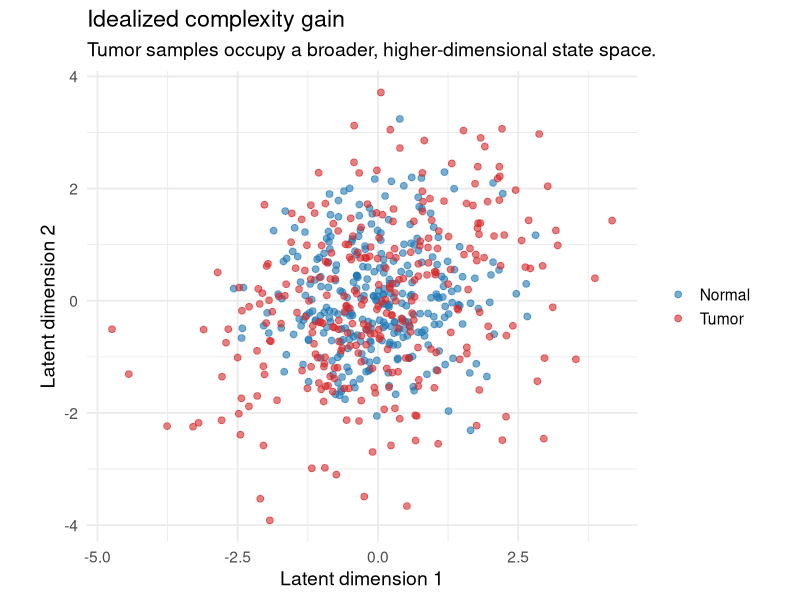
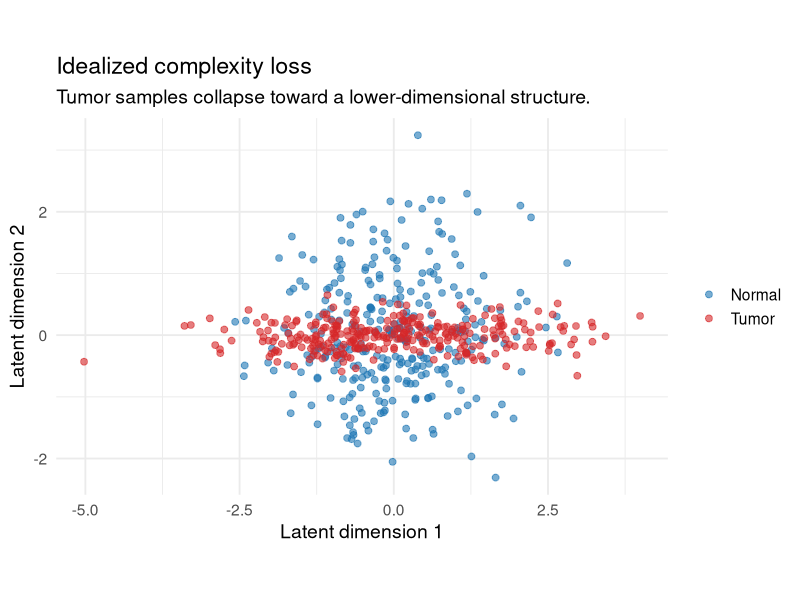
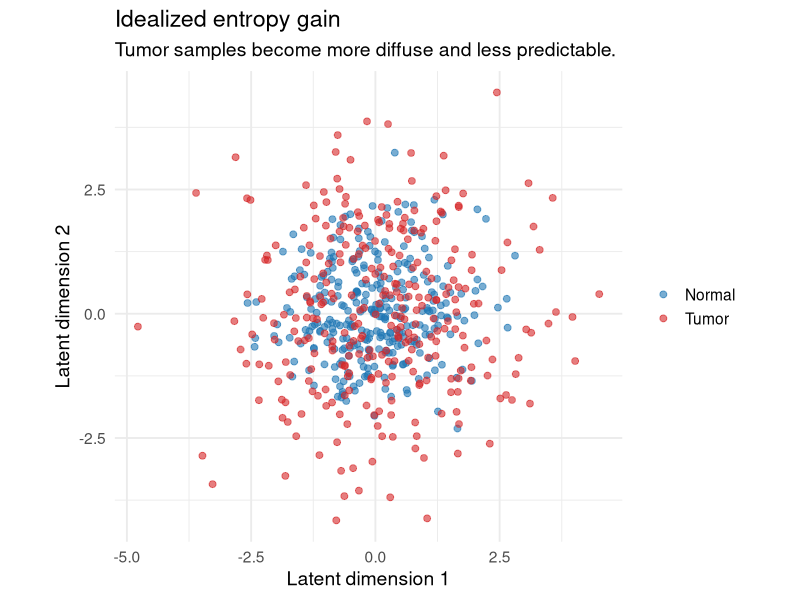
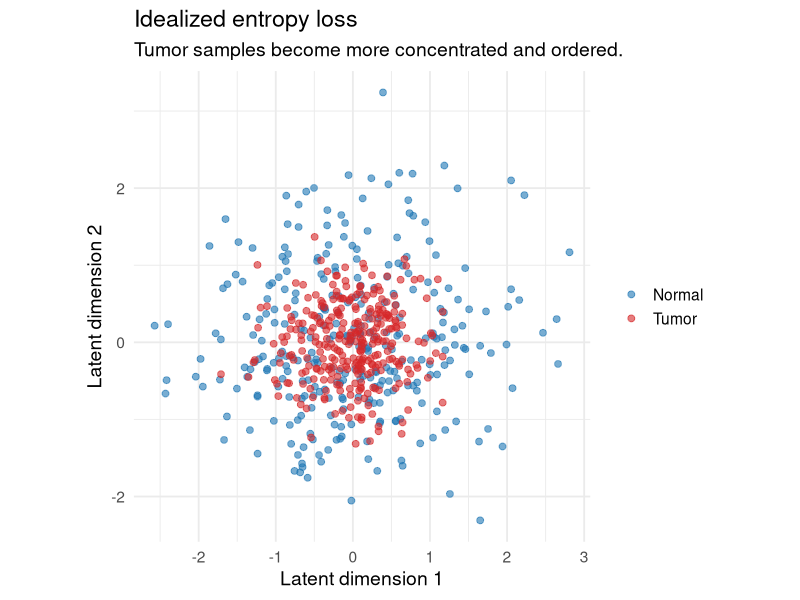
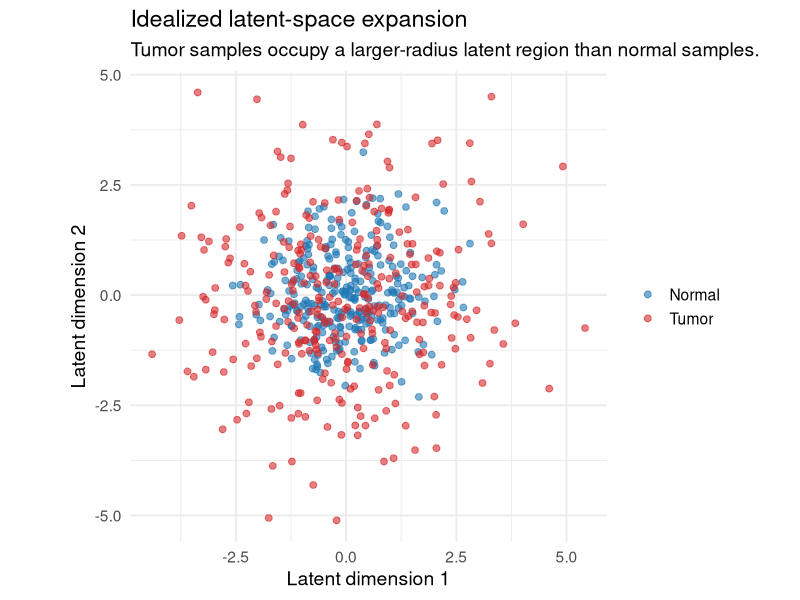
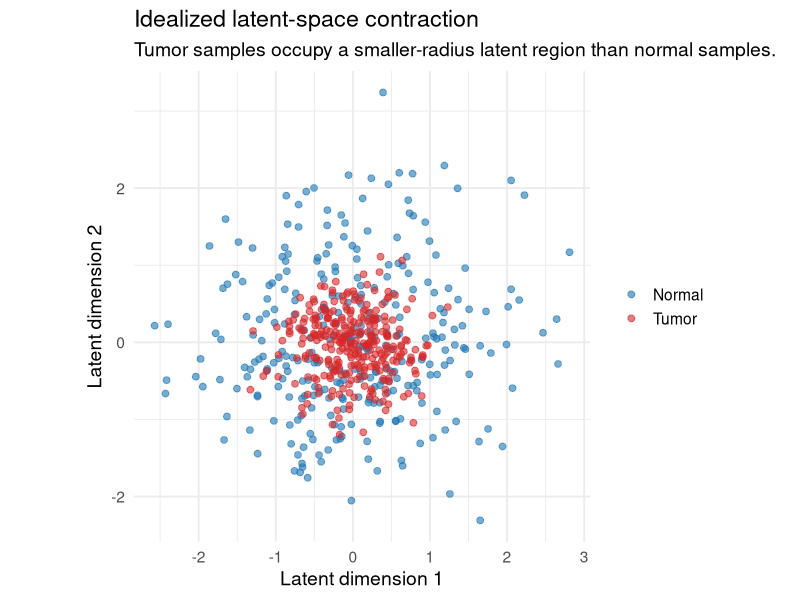

R code for these plots, in order:
# ------------------------------------------------------------------------------
# File: make_idealized_complexity_entropy_plots.R
# Purpose: Generate idealized 2D schematic plots for complexity/entropy regimes
# Role: Ued in write-up
# Pipeline: None
# Project: Chaos and Complexity in Cancer
# Author: Ali M. Al-Timimi
# Created: 2026
# ------------------------------------------------------------------------------

library(tidyverse)
library(MASS)

set.seed(123)

OUT_DIR <- file.path("quarto", "resources", "plots", "idealized_2d")
dir.create(OUT_DIR, recursive = TRUE, showWarnings = FALSE)

COLOR_MAP <- c(
  "Normal" = "#1f77b4",  # blue
  "Tumor"  = "#d62728"   # red
)

make_cloud <- function(n = 300, mean = c(0, 0), cov = diag(2), group = "Normal") {
  MASS::mvrnorm(n, mu = mean, Sigma = cov) |>
    as_tibble(.name_repair = "minimal") |>
    setNames(c("z1", "z2")) |>
    mutate(group = group)
}

normalize_group_labels <- function(df) {
  df |>
    mutate(group = case_when(
      grepl("Normal", group, ignore.case = TRUE) ~ "Normal",
      TRUE ~ "Tumor"
    ))
}

plot_and_save <- function(df, title, subtitle, filename) {
  df <- normalize_group_labels(df)
  
  p <- ggplot(df, aes(z1, z2, color = group)) +
    geom_point(alpha = 0.60, size = 2) +
    scale_color_manual(values = COLOR_MAP) +
    coord_equal() +
    theme_minimal(base_size = 14) +
    labs(
      title = title,
      subtitle = subtitle,
      x = "Latent dimension 1",
      y = "Latent dimension 2",
      color = NULL
    )
  
  ggsave(
    filename = file.path(OUT_DIR, filename),
    plot = p,
    width = 6,
    height = 5,
    dpi = 300
  )
  
  return(p)
}

normal <- make_cloud(
  cov = matrix(c(1.0, 0.0,
                 0.0, 1.0), nrow = 2),
  group = "Normal"
)

complexity_gain <- bind_rows(
  normal,
  make_cloud(
    cov = matrix(c(2.2, 0.6,
                   0.6, 1.8), nrow = 2),
    group = "Tumor"
  )
)

complexity_loss <- bind_rows(
  normal,
  make_cloud(
    cov = matrix(c(2.2, 0.05,
                   0.05, 0.05), nrow = 2),
    group = "Tumor"
  )
)

entropy_gain <- bind_rows(
  normal,
  make_cloud(
    cov = matrix(c(2.5, 0.0,
                   0.0, 2.5), nrow = 2),
    group = "Tumor"
  )
)

entropy_loss <- bind_rows(
  normal,
  make_cloud(
    cov = matrix(c(0.25, 0.0,
                   0.0, 0.25), nrow = 2),
    group = "Tumor"
  )
)

latent_expansion <- bind_rows(
  normal,
  make_cloud(
    cov = matrix(c(3.0, 0.0,
                   0.0, 3.0), nrow = 2),
    group = "Tumor"
  )
)

latent_contraction <- bind_rows(
  normal,
  make_cloud(
    cov = matrix(c(0.20, 0.0,
                   0.0, 0.20), nrow = 2),
    group = "Tumor"
  )
)

p_complexity_gain <- plot_and_save(
  complexity_gain,
  "Idealized complexity gain",
  "Tumor samples occupy a broader, higher-dimensional state space.",
  "complexity_gain.png"
)

p_complexity_loss <- plot_and_save(
  complexity_loss,
  "Idealized complexity loss",
  "Tumor samples collapse toward a lower-dimensional structure.",
  "complexity_loss.png"
)

p_entropy_gain <- plot_and_save(
  entropy_gain,
  "Idealized entropy gain",
  "Tumor samples become more diffuse and less predictable.",
  "entropy_gain.png"
)

p_entropy_loss <- plot_and_save(
  entropy_loss,
  "Idealized entropy loss",
  "Tumor samples become more concentrated and ordered.",
  "entropy_loss.png"
)

p_latent_expansion <- plot_and_save(
  latent_expansion,
  "Idealized latent-space expansion",
  "Tumor samples occupy a larger-radius latent region than normal samples.",
  "latent_expansion.png"
)

p_latent_contraction <- plot_and_save(
  latent_contraction,
  "Idealized latent-space contraction",
  "Tumor samples occupy a smaller-radius latent region than normal samples.",
  "latent_contraction.png"
)

message("Saved idealized plots to: ", OUT_DIR)
